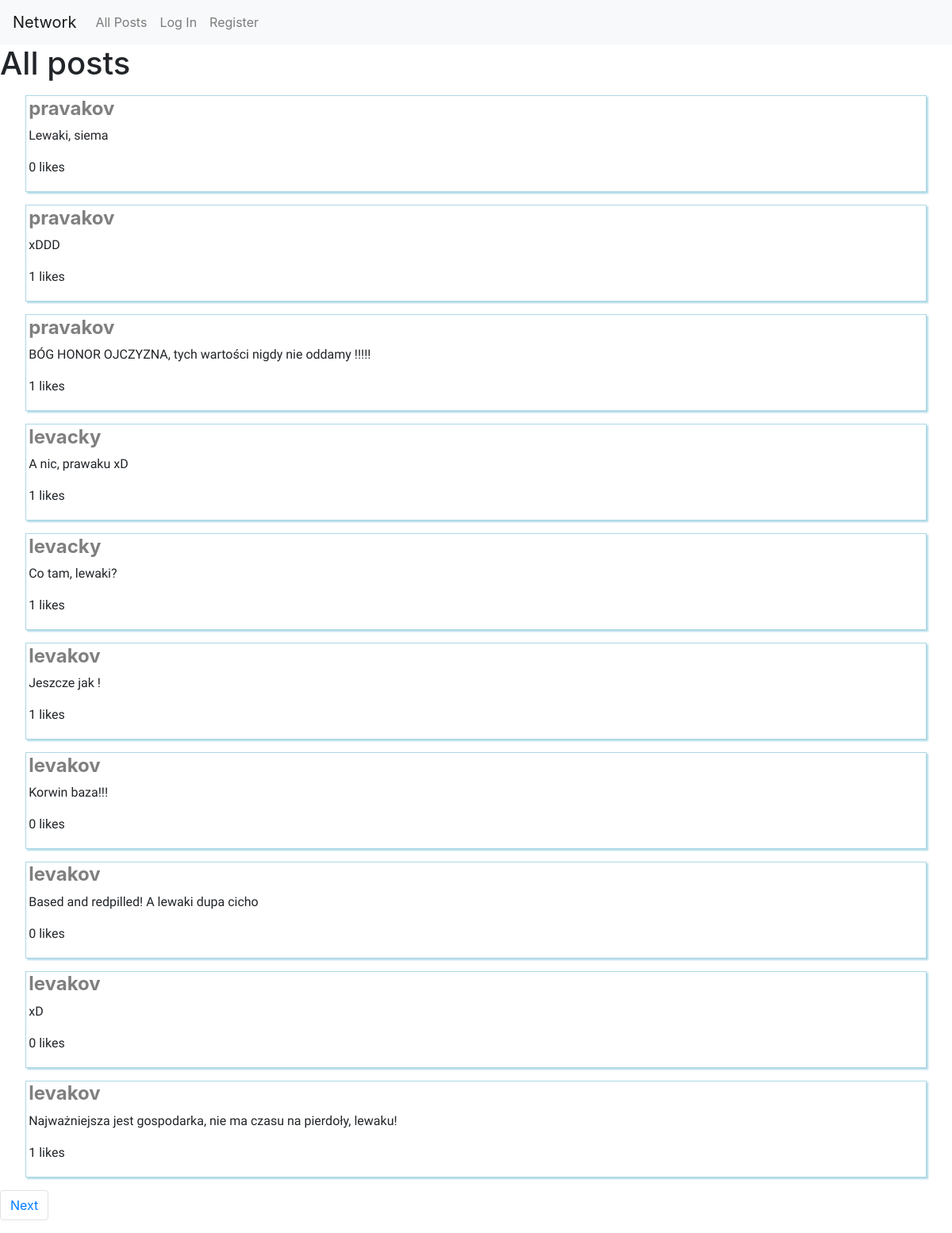
The page / on the database its author committed.
### network/models.py (models this page shows, shortened)
class Post(models.Model):
    author = models.ForeignKey(User, on_delete=models.CASCADE, related_name="author")
    content = models.CharField(max_length=8900)
    liked_by = models.ManyToManyField(User, blank=True, related_name="liked_by")

class User(AbstractUser):
    followers = models.ManyToManyField('self', symmetrical=False)

### network/views.py (the view)
# urls.py: path("", views.index, name="index"),
def index(request, following=False):
    page_num = request.GET.get('page', 1)
    user_name = request.user.username
    if (user_name and following):
        logged_user = User.objects.get(username=user_name)
        following = User.objects.filter(followers=logged_user)
        page = utils.get_posts(page_num, user_name, following)
    elif user_name:
        page = utils.get_posts(page_num, user_name)
    else:
        page = utils.get_posts(page_num)
    return render(request, "network/index.html", {
        "posts": page
    })

### network/utils.py (called while the page is built)
def get_posts(page_num, logged_user=None, profile=None):
    posts =[]
    if profile is None:
        posts_query = Post.objects.all()
        posts = list(reversed(posts_query))
    elif type(profile) is User:
        posts_query = Post.objects.filter(author=profile)
        posts = list(reversed(posts_query))
    else:
        for followed in profile:
            posts_query = Post.objects.filter(author=followed)
            posts += list(reversed(posts_query))
    postsPag = Paginator(posts, 10)
    page = postsPag.page(page_num)
    for post in page:
        if(logged_user):
            is_liked = post.liked_by.filter(username = logged_user).exists()
            post.is_liked = is_liked
        likes = post.liked_by.all()
        post.likes = len(likes)
    return page

### network/templates/network/index.html (shortened to what this page needs)
{% extends "network/layout.html" %}
{% block body %}
    <h1>All posts</h1>
    <section class="posts">
        {% for post in posts %}
            <div class='post-container'>
                <h4><a href="{% url 'profile' post.author.id %}">{{ post.author }}</a></h4>
                <p class="text">{{ post.content }}</p>
                <p class="text">{{ post.likes }} likes</p>
            </div>
        {% endfor %}
    </section>
    <ul class="pagination">
        {% if posts.has_next %}
            <li class="page-item"><a class="page-link" href="?page={{ posts.next_page_number }}">Next</a></li>
        {% endif %}
    </ul>
{% endblock %}

### network/static/network/styles.css (style rules this page uses)
.post-container { border: 0.25px solid lightblue; box-shadow: 2px 2px 2px lightblue; margin: 1rem 2rem; padding: 0.1rem 0.2rem; }
.post-container h4 { font-weight: bold; color: rgba(0,0,0,.5); }
.post-container h4 a { color: rgba(0,0,0,.5); }
.text { font-family: 'Dancing Script', cursive; }

### rows shown on the page
Post: author "pravakov", content "Lewaki, siema", likes "0"
Post: author "pravakov", content "xDDD", likes "1"
Post: author "pravakov", content "BÓG HONOR OJCZYZNA, tych wartości nigdy nie oddamy !!!!!", likes "1"
Post: author "levacky", content "A nic, prawaku xD", likes "1"
Post: author "levacky", content "Co tam, lewaki?", likes "1"
Post: author "levakov", content "Jeszcze jak !", likes "1"
Post: author "levakov", content "Korwin baza!!!", likes "0"
Post: author "levakov", content "Based and redpilled! A lewaki dupa cicho", likes "0"
Post: author "levakov", content "xD", likes "0"
Post: author "levakov", content "Najważniejsza jest gospodarka, nie ma czasu na pierdoły, lewaku!", likes "1"
